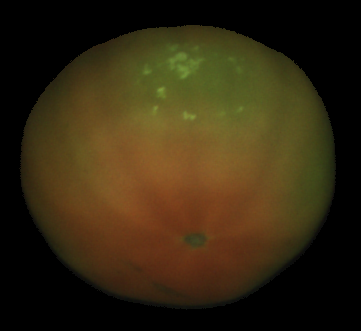
#> input picture data/tomatoes/obj0001/im02.png, 361 x 331 px; its folder holds only this picture in this run
$ jupyter execute --allow-errors main.ipynb
#> lines starting #> are read from the running program, lines starting #| are printed output that depends on the picture; after the words box and inside, x2 and y2 are one past the last pixel; in counts of white or black regions, pixels touching at a corner belong together
### utils/image_processing.py
import cv2
import numpy as np
from utils.draw_functions import *

def preprocess_img(image):
    green_channel = image[:, :, 1]  # Green channel is at index 1 (0 for blue, 2 for red)
    preprocessed_image = green_channel

    # Step 2: Reduce image resolution by downsampling
    downsampling_factor = 1
    downsampled_image = cv2.resize(preprocessed_image, None, fx=1/downsampling_factor, fy=1/downsampling_factor, interpolation=cv2.INTER_AREA)

    # Step 3: Apply high-pass filtering using Gaussian blur
    sigma = 1.25
    blurred_image = cv2.GaussianBlur(downsampled_image, (0, 0), sigma)
    high_pass_image = downsampled_image - blurred_image
    return high_pass_image


# [11 lines left out: function define_l_points, not called in this run]

### utils/covariance_matrix.py
import numpy as np
import math
from statistics import mean

def calculate_ellipse_from_mask(binary_mask):
    mask = binary_mask.astype(np.int32)
    y_indices, x_indices = np.indices(mask.shape)
    positive_pixels = mask == 255
    result_x = x_indices[positive_pixels]
    result_y = y_indices[positive_pixels]
    n = len(result_x)

    sx = np.sum(result_x)
    cx = sx / len(result_x)
    sxx = np.sum(np.square(result_x))

    sy = np.sum(result_y)
    cy = sy / len(result_y)
    syy = np.sum(np.square(result_y))

    mult_list = [x * y for x, y in zip(result_x, result_y)]
    sxy = np.sum(mult_list)

    sigma_x2 = (sxx / n) - cx ** 2
    sigma_y2 = (syy / n) - cy ** 2
    sigma_xy = (sxy / n) - (cx * cy)

    cov_matrix = [[sigma_x2, sigma_xy], [sigma_xy, sigma_y2]]
    eigenvalues, eigenvectors = np.linalg.eig(cov_matrix)

    direction_a = eigenvectors[0] / np.linalg.norm(eigenvectors[0])
    direction_b = eigenvectors[1] / np.linalg.norm(eigenvectors[1])

    a = int(2 * (math.sqrt(abs(eigenvalues[0]))))  # semi major axis of projected ellipse
    b = int(2 * (math.sqrt(abs(eigenvalues[1]))))  # semi minor axis of projected ellipse

    return [a, b], [int(cx), int(cy)], [direction_a, direction_b] ,[*eigenvectors],


def calculate_spheroid(a_views, b_views, spheroid_type = 2):
    if spheroid_type == 1:
        axes_sum = [(x + y) / 2 for x, y in zip(a_views, b_views)]
        a = mean(axes_sum)
        b = mean(axes_sum)
    elif spheroid_type == 2:
        a = mean(a_views)
        b = min(b_views)
    elif spheroid_type == 3:
        a = max(a_views)
        b = mean(b_views)
    return [a, b]


# DRAW FUNCTIONS

### utils/draw_functions.py
import cv2
from utils.covariance_matrix import *
import matplotlib.pyplot as plt

# [4 lines left out: function create_mask_from_img, not called in this run]


def draw_ellipse(image, image_ellipse, filled, color = (255, 0, 0)):
    axes, center, direction, _ = image_ellipse
    rotation_angle = int(np.degrees(np.arctan2(direction[0][1], direction[0][0])))
    ellipse_box = ((center[0], center[1]), (axes[0] * 2, axes[1] * 2), rotation_angle)   # ellipse axes, center and angle to be drawn on the img given
    if filled: cv2.ellipse(image, ellipse_box, color, -1)
    else: cv2.ellipse(image, ellipse_box, color, 2)


# [44 lines left out: functions draw_spheroid_on_view, draw_axes, not called in this run]


def write_angle_on_img(img_to_draw, angle_text, org, color = (255, 0, 0)):
    font = cv2.FONT_HERSHEY_SIMPLEX
    fontScale = 0.5
    thickness = 2
    cv2.putText(img_to_draw, str(angle_text), org, font, fontScale, color, thickness, cv2.LINE_AA)
    return img_to_draw


# [56 lines left out: functions draw_circle, get_spheroid_model, create_z_coords_graph, not called in this run]

### utils/fruit_angle.py
import numpy as np
import math
from statistics import mean
import cv2

# [76 lines left out: functions angle_estimation, get_trend_for_view, prev_post_values_b, estimate_b_axe_trend, choose_smooth_angle, not called in this run]

def join_images(images):
    min_height = min([image.shape[0] for image in images])
    resized_imgs = [cv2.resize(image, (image.shape[1], min_height)) for image in images]
    joined_imgs = cv2.hconcat(resized_imgs)
    return joined_imgs

### notebooks/main.ipynb
[cell 1]
import matplotlib.pyplot as plt
from utils.draw_functions import *
from utils.covariance_matrix import *
from utils.image_processing import *
from utils.fruit_angle import *
from utils.z_coords import *
from utils.rotation_matrix import *
import angles_data.tomatoes
import angles_data.mandarins
import cv2
import os

[cell 2]
sphere_path = "../data/oranges/obj0001"
oblate_path = "../data/tomatoes/obj0001"
prolate_path = "../data/prolate-tomato/"
path = oblate_path

[cell 3]
image_files = sorted([file for file in os.listdir(path)])
axe_b_all_views = []
axe_a_all_views = []
projected_ellipses = []
oblate_spheroid = []
color_imgs = []
processed_imgs = []
angles = [-1 for element in range(len(image_files))]

[cell 4]
ellipses_imgs = []
angle_imgs = []
estimated_angles = []

Point 3.1.1

[cell 5]
for image_name in image_files:
    file_path = os.path.join(path, image_name)
    color_img = cv2.imread(file_path)
#> color_img is the input picture: shape (331, 361, 3); mean B, G, R 16.7, 40.1, 52.1
    img = preprocess_img(color_img)
#> in preprocess_img, `green_channel = image[:, :, 1]`:
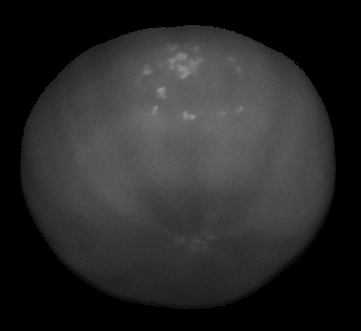
#> green_channel: shape (331, 361); min 0, max 154, mean 40.1
#> in preprocess_img, `high_pass_image = downsampled_image - blurred_image`:
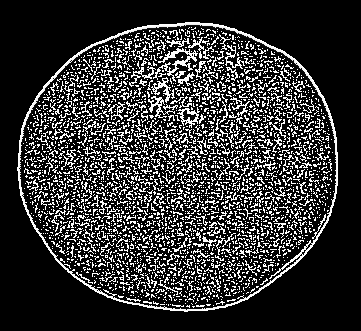
#> high_pass_image: shape (331, 361); min 0, max 255, mean 52
    _, mask = cv2.threshold(img, 0, 255, cv2.THRESH_BINARY)
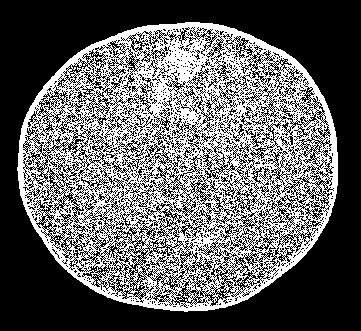
#> mask: shape (331, 361); 38.7% white in thin lines or dots, all inside (x1, y1, x2, y2) = (17, 22, 338, 312)
    ellipse = calculate_ellipse_from_mask(mask)
#> in calculate_ellipse_from_mask, `n = len(result_x)`: n = 46256
#> in calculate_ellipse_from_mask, `sx = np.sum(result_x)`: sx = 8295053
#> in calculate_ellipse_from_mask, `cx = sx / len(result_x)`: cx = 179.3
#> in calculate_ellipse_from_mask, `sxx = np.sum(np.square(result_x))`: sxx = 1792942717
#> in calculate_ellipse_from_mask, `sy = np.sum(result_y)`: sy = 7524548
#> in calculate_ellipse_from_mask, `cy = sy / len(result_y)`: cy = 162.7
#> in calculate_ellipse_from_mask, `syy = np.sum(np.square(result_y))`: syy = 1475242170
#> in calculate_ellipse_from_mask, `mult_list = [x * y for x, y in zip(result_x, result_y)]`: mult_list = 46256 items
#> in calculate_ellipse_from_mask, `sxy = np.sum(mult_list)`: sxy = 1345701918
#> in calculate_ellipse_from_mask, `sigma_x2 = (sxx / n) - cx ** 2`: sigma_x2 = 6602.3
#> in calculate_ellipse_from_mask, `sigma_y2 = (syy / n) - cy ** 2`: sigma_y2 = 5430.9
#> in calculate_ellipse_from_mask, `sigma_xy = (sxy / n) - (cx * cy)`: sigma_xy = -79.33
#> in calculate_ellipse_from_mask, `cov_matrix = [[sigma_x2, sigma_xy], [sigma_xy, sigma_y2]]`: cov_matrix = [[6602.3, -79.33], [-79.33, 5430.9]]
#> in calculate_ellipse_from_mask, `eigenvalues, eigenvectors = np.linalg.eig(cov_matrix)`: eigenvalues = [6607.7, 5425.5]; eigenvectors = [[0.998, 0.0673], [-0.0673, 0.998]]
#> in calculate_ellipse_from_mask, `direction_a = eigenvectors[0] / np.linalg.norm(eigenvectors[0])`: direction_a = [0.998, 0.0673]
#> in calculate_ellipse_from_mask, `direction_b = eigenvectors[1] / np.linalg.norm(eigenvectors[1])`: direction_b = [-0.0673, 0.998]
#> in calculate_ellipse_from_mask, `a = int(2 * (math.sqrt(abs(eigenvalues[0]))))`: a = 162
#> in calculate_ellipse_from_mask, `b = int(2 * (math.sqrt(abs(eigenvalues[1]))))`: b = 147
#> ellipse = ([162, 147], [179, 162], [[0.998, 0.0673], [-0.0673, 0.998]], [[0.998, 0.0673], [-0.0673, 0.998]])
    axes_length, _, _, _ = ellipse
#> axes_length = [162, 147]
    major_axis_length, minor_axis_length = axes_length
#> major_axis_length = 162; minor_axis_length = 147
    axe_b_all_views.append(minor_axis_length)
    axe_a_all_views.append(major_axis_length)
    processed_imgs.append(img)
    color_imgs.append(color_img)
    projected_ellipses.append(ellipse)

Point 3.1.2

[cell 6]
# sphere_spheroid = calculate_spheroid(axe_a_all_views, axe_b_all_views, 1)
oblate_spheroid = calculate_spheroid(axe_a_all_views, axe_b_all_views)
#> in calculate_spheroid, `a = mean(a_views)`: a = 162
#> in calculate_spheroid, `b = min(b_views)`: b = 147
#> oblate_spheroid = [162, 147]
# prolate_spheroid = calculate_spheroid(axe_a_all_views, axe_b_all_views, 3)
spheroid = oblate_spheroid
#> spheroid = [162, 147]
print(spheroid)
#| [162, 147]

Example of spheroid axes on view

[cell 7]
idx_to_show = 0
axes_img = color_imgs[idx_to_show].copy()
axes_img = cv2.cvtColor(axes_img, cv2.COLOR_BGR2RGB)
spheroid_ellipse = [spheroid, *projected_ellipses[idx_to_show][1:]]
#> spheroid_ellipse = [[162, 147], [179, 162], [[0.998, 0.0673], [-0.0673, 0.998]], [[0.998, 0.0673], [-0.0673, 0.998]]]
draw_ellipse(axes_img, spheroid_ellipse, False)
#> in draw_ellipse, `axes, center, direction, _ = image_ellipse`: axes = [162, 147]; center = [179, 162]; direction = [[0.998, 0.0673], [-0.0673, 0.998]]
#> in draw_ellipse, `rotation_angle = int(np.degrees(np.arctan2(direction[0][1], direction[..`: rotation_angle = 3
#> in draw_ellipse, `ellipse_box = ((center[0], center[1]), (axes[0] * 2, axes[1] * 2), rot..`: ellipse_box = ((179, 162), (324, 294), 3)
#> in draw_ellipse, `else: cv2.ellipse(image, ellipse_box, color, 2)`:
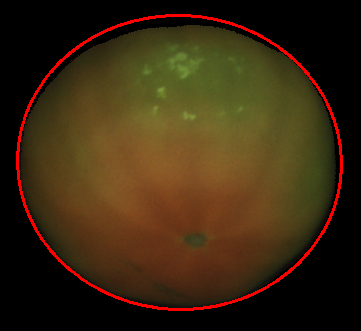
#> image: shape (331, 361, 3); mean R, G, B 58.3, 40, 16.7
plt.imshow(axes_img)

Point 3.1.3

[cell 8]
# [7 lines of commented-out code are left out]

[cell 9]
# TODO: TEST WITH CORRECT ANGLE VALUES
# angles = [60, 30, 0, -10, -40, -90, -60, -30, 0, 10, 30, 50, 70]
angles = angles_data.tomatoes.obj0006
#> (the rest of this cell did not finish here and is left out)

[cell 10]
joined_angle_images = join_images(angle_imgs)
#> in join_images, `min_height = min([image.shape[0] for image in images])`: min_height = 331
#> in join_images, `resized_imgs = [cv2.resize(image, (image.shape[1], min_height)) for im..`: resized_imgs = 1 item
# joined_angle_images = cv2.cvtColor(joined_angle_images, cv2.COLOR_BGR2RGB)
plt.imshow(joined_angle_images)
cv2.imwrite("./generated_imgs/angles.png", joined_angle_images)
#> Out = True

#> (a cell that did not finish here is left out)

[cell 12]
joined_color_imgs = join_images(color_imgs)
cv2.imwrite("./generated_imgs/color-imgs.png", joined_color_imgs)
#> Out = True

#### Rotation estimation
For a source and target

[cell 13]
# source_img_idx = 0
# target_img_idx = 1

[cell 14]
# l_points = define_l_points(processed_imgs[source_img_idx], projected_ellipses[source_img_idx])
# plt.imshow(cv2.cvtColor(l_points, cv2.COLOR_BGR2RGB))
# l_points_indices = np.argwhere(l_points == 255)

[cell 15]
# print(len(l_points))
# print(l_points_indices)

Point 3.1.4

[cell 16]
# z_coordinates = np.zeros_like(processed_imgs[source_img_idx])  # like source img
# calculate_z_coordinates(l_points_indices, angles[source_img_idx], projected_ellipses[source_img_idx], spheroid, z_coordinates)

Search of plausible rotations

[cell 17]
# max_exp_rotation = 30
# estimated_rotation_matrix, estimated_rotation_error = find_best_rotation(max_exp_rotation, processed_imgs[source_img_idx], processed_imgs[target_img_idx], l_points_indices, z_coordinates, projected_ellipses[source_img_idx])

[cell 18]
# rotation_angles = rotationMatrixToEulerAngles(estimated_rotation_matrix)
# print("ROTATION IN EACH AXIS  \t", rotation_angles)

#### Tracking points with estimate rotation

[cell 19]
# _, center, _, _ = projected_ellipses[source_img_idx]
# target_img = color_imgs[target_img_idx].copy()
# source_img = color_imgs[source_img_idx].copy()

[cell 20]
# [4 lines of commented-out code are left out]

[cell 21]
# [4 lines of commented-out code are left out]

## Point tracking in all the views

[cell 22]
point_tracking_imgs = []

[cell 23]
ps = []
for index, processed_img in enumerate(processed_imgs):
    if index < len(processed_imgs) - 1:
        # Obtain selected points and calculate z coordiantes
        l_points = define_l_points(processed_imgs[index], projected_ellipses[index])
        l_points_indices = np.argwhere(l_points == 255)

        z_coordinates = np.zeros_like(processed_imgs[index])  # like source img
        calculate_z_coordinates_image(processed_img, angles[index], projected_ellipses[index], spheroid, z_coordinates)

        # Estimate initial rotation
        max_exp_rotation = -30
        views_ellipses = [projected_ellipses[index], projected_ellipses[index + 1]]

        estimated_rotation_matrix, estimated_rotation_error = find_best_rotation(max_exp_rotation, processed_imgs[index], processed_imgs[index + 1], l_points_indices, z_coordinates, views_ellipses)

        # Track points from source img to target using estimate rotation
        source_img = color_imgs[index].copy()
        target_img = color_imgs[index + 1].copy()

        if index == 0:
            _, center, _, _ = projected_ellipses[index]
            ps = np.array([*center, z_coordinates[center[1], center[0]]])
            draw_circle(source_img, ps, (255, 255, 0))
            point_tracking_imgs.append(source_img)

        pt = estimated_rotation_matrix @ ps
        print(pt)
        if pt[2] < 0: # not visible in the next view
            draw_circle(target_img, pt, (0, 255, 0))
        else:
            draw_circle(target_img, pt, (255, 255, 0))
        point_tracking_imgs.append(target_img)
        ps = pt
#> this loop made 1 pass
#> after the loop, point_tracking_imgs = []

$ run again, on data/tomatoes/obj0001/im06.png
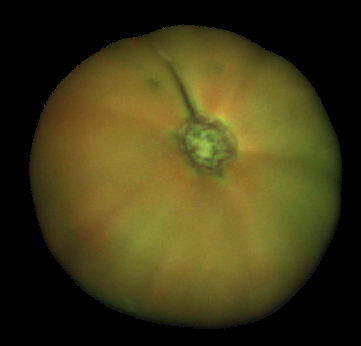
#> input picture data/tomatoes/obj0001/im06.png, 361 x 346 px
#> color_img is the input picture: shape (346, 361, 3); mean B, G, R 22.4, 58, 64.2
#> `_, mask = cv2.threshold(img, 0, 255, cv2.THRESH_BINARY)`:
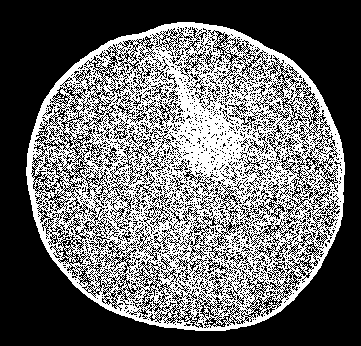
#> mask: shape (346, 361); 41.3% white in thin lines or dots, all inside (x1, y1, x2, y2) = (26, 22, 345, 331)
#> n = 51535
#> sx = 9667096
#> cx = 187.6
#> sxx = 2139629602
#> sy = 9027612
#> cy = 175.2
#> syy = 1890417960
#> mult_list = 51535 items
#> sxy = 1701327003
#> sigma_x2 = 6330.6
#> sigma_y2 = 5996.1
#> sigma_xy = 153.3
#> cov_matrix = [[6330.6, 153.3], [153.3, 5996.1]]
#> eigenvalues = [6390.2, 5936.5]; eigenvectors = [[0.932, -0.363], [0.363, 0.932]]
#> direction_a = [0.932, -0.363]
#> direction_b = [0.363, 0.932]
#> in calculate_ellipse_from_mask, `a = int(2 * (math.sqrt(abs(eigenvalues[0]))))`: a = 159
#> in calculate_ellipse_from_mask, `b = int(2 * (math.sqrt(abs(eigenvalues[1]))))`: b = 154
#> ellipse = ([159, 154], [187, 175], [[0.932, -0.363], [0.363, 0.932]], [[0.932, -0.363], [0.363, 0.932]])
#> axes_length = [159, 154]
#> major_axis_length = 159; minor_axis_length = 154
#> in calculate_spheroid, `a = mean(a_views)`: a = 159
#> in calculate_spheroid, `b = min(b_views)`: b = 154
#> oblate_spheroid = [159, 154]
#| [159, 154]
#> spheroid_ellipse = [[159, 154], [187, 175], [[0.932, -0.363], [0.363, 0.932]], [[0.932, -0.363], [0.363, 0.932]]]
#> axes = [159, 154]; center = [187, 175]; direction = [[0.932, -0.363], [0.363, 0.932]]
#> rotation_angle = -21
#> ellipse_box = ((187, 175), (318, 308), -21)
#> in draw_ellipse, `else: cv2.ellipse(image, ellipse_box, color, 2)`:
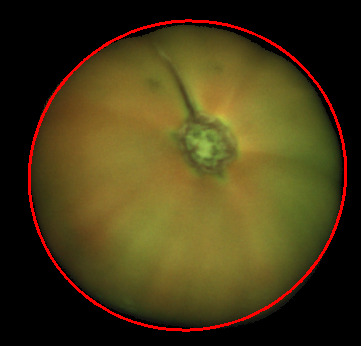
#> image: shape (346, 361, 3); mean R, G, B 69.8, 57.8, 22.3
#> min_height = 346
#> resized_imgs = 1 item
#> `cv2.imwrite("./generated_imgs/angles.png", joined_angle_images)`: Out = True
#> the loop `for index, processed_img in enumerate(processed_imgs):` made 1 pass
#> after the loop `for index, processed_img in enumerate(processed_imgs):`: point_tracking_imgs = []

$ run again, on data/tomatoes/obj0001/im03.png
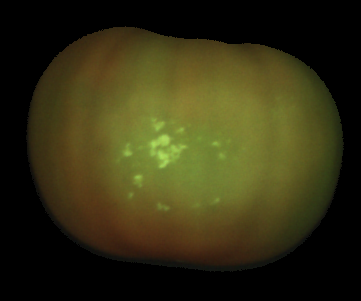
#> input picture data/tomatoes/obj0001/im03.png, 361 x 301 px
#> color_img is the input picture: shape (301, 361, 3); mean B, G, R 19.1, 48, 51.4
#> `_, mask = cv2.threshold(img, 0, 255, cv2.THRESH_BINARY)`:
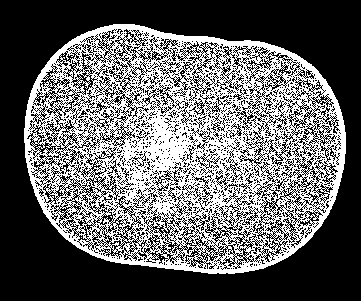
#> mask: shape (301, 361); 39.1% white in thin lines or dots, all inside (x1, y1, x2, y2) = (24, 24, 346, 274)
#> n = 42469
#> sx = 7801678
#> cx = 183.7
#> sxx = 1725810290
#> sy = 6277119
#> cy = 147.8
#> syy = 1097556435
#> mult_list = 42469 items
#> sxy = 1168829587
#> sigma_x2 = 6890.2
#> sigma_y2 = 3997.5
#> sigma_xy = 369.8
#> cov_matrix = [[6890.2, 369.8], [369.8, 3997.5]]
#> eigenvalues = [6936.7, 3950.9]; eigenvectors = [[0.992, -0.125], [0.125, 0.992]]
#> direction_a = [0.992, -0.125]
#> direction_b = [0.125, 0.992]
#> in calculate_ellipse_from_mask, `a = int(2 * (math.sqrt(abs(eigenvalues[0]))))`: a = 166
#> in calculate_ellipse_from_mask, `b = int(2 * (math.sqrt(abs(eigenvalues[1]))))`: b = 125
#> ellipse = ([166, 125], [183, 147], [[0.992, -0.125], [0.125, 0.992]], [[0.992, -0.125], [0.125, 0.992]])
#> axes_length = [166, 125]
#> major_axis_length = 166; minor_axis_length = 125
#> in calculate_spheroid, `a = mean(a_views)`: a = 166
#> in calculate_spheroid, `b = min(b_views)`: b = 125
#> oblate_spheroid = [166, 125]
#| [166, 125]
#> spheroid_ellipse = [[166, 125], [183, 147], [[0.992, -0.125], [0.125, 0.992]], [[0.992, -0.125], [0.125, 0.992]]]
#> axes = [166, 125]; center = [183, 147]; direction = [[0.992, -0.125], [0.125, 0.992]]
#> rotation_angle = -7
#> ellipse_box = ((183, 147), (332, 250), -7)
#> in draw_ellipse, `else: cv2.ellipse(image, ellipse_box, color, 2)`:
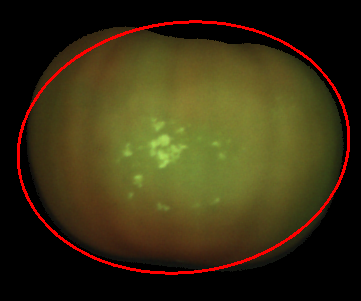
#> image: shape (301, 361, 3); mean R, G, B 57.3, 47.6, 18.9
#> min_height = 301
#> resized_imgs = 1 item
#> `cv2.imwrite("./generated_imgs/angles.png", joined_angle_images)`: Out = True
#> the loop `for index, processed_img in enumerate(processed_imgs):` made 1 pass
#> after the loop `for index, processed_img in enumerate(processed_imgs):`: point_tracking_imgs = []
